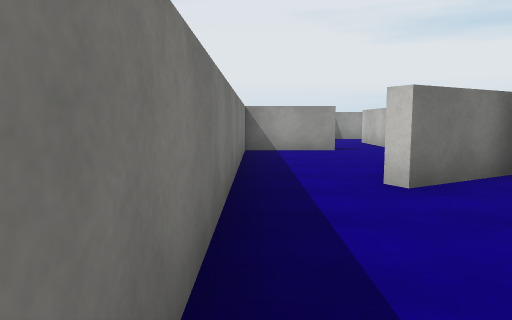
[1] (above)

22 first-person views from a walk through a Unity game level. The camera is 1.3 m above the floor, tilts 6° down and sees 70° across. The floor is counted in squares, 2 m on a side. Each view is taken from the middle of a square. On the plan, view 1 faces up. The plan holds only what a view shows up to about 11 squares ahead; the rest is blank. Surface patterns are stand-ins for the level's own textures.

[2]
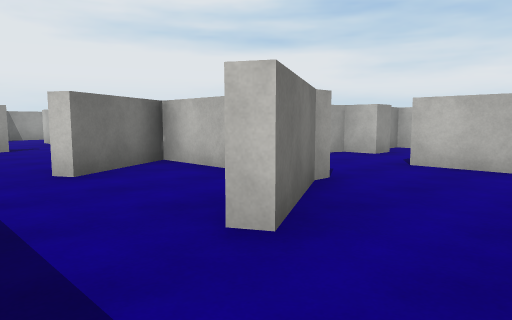

[3]
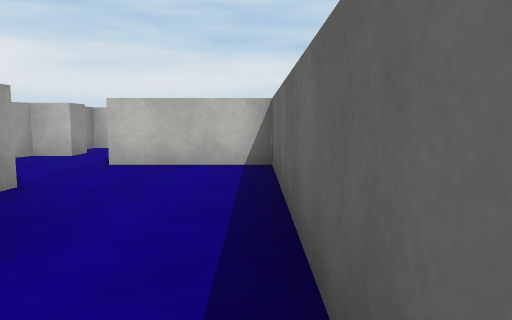

[4]
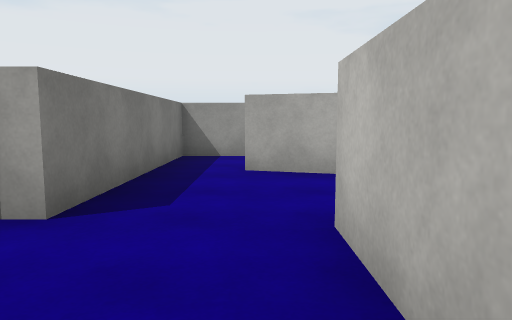

[5]
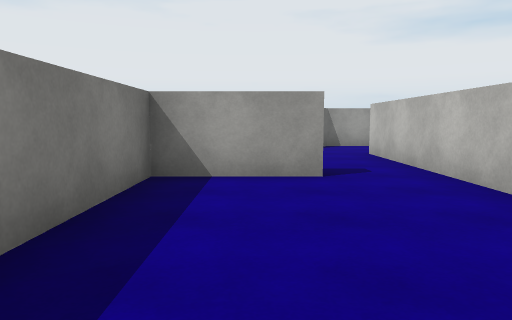

[6]
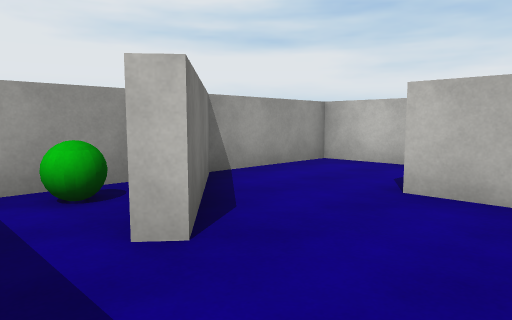

[7]
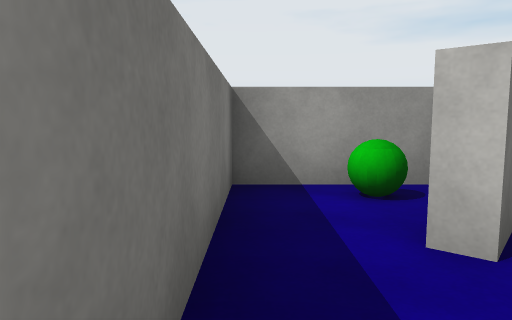

[8]
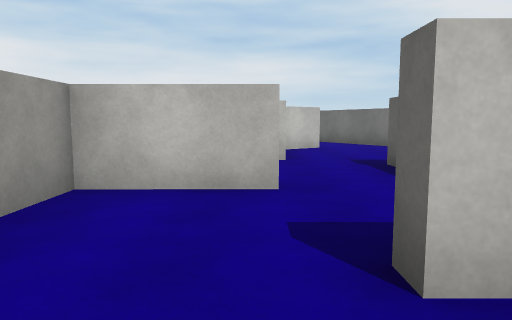

[9]
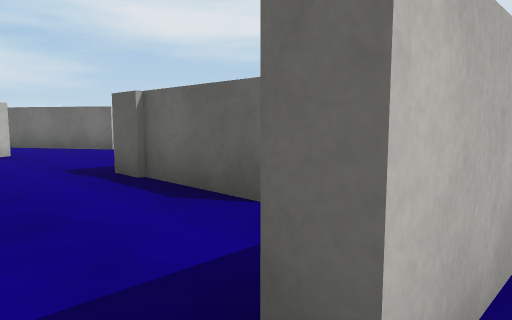

[10]
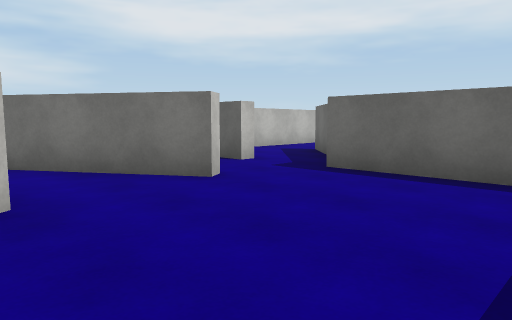

[11]
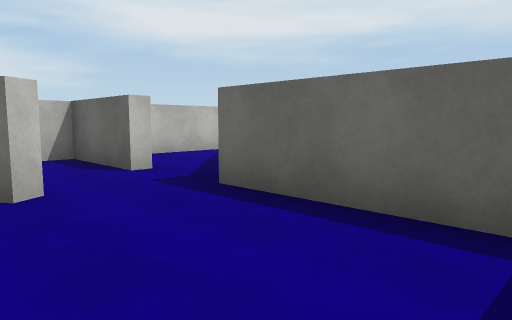

[12]
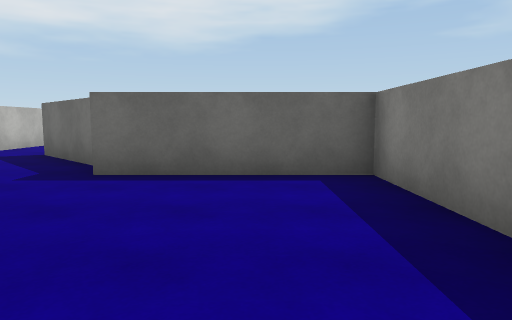

[13]
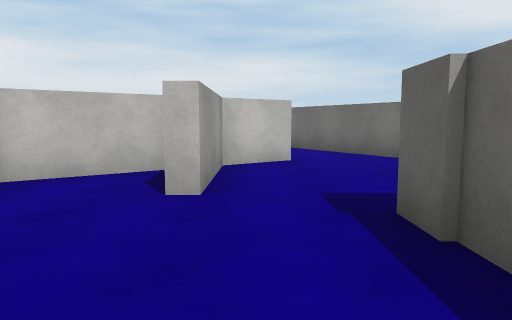

[14]
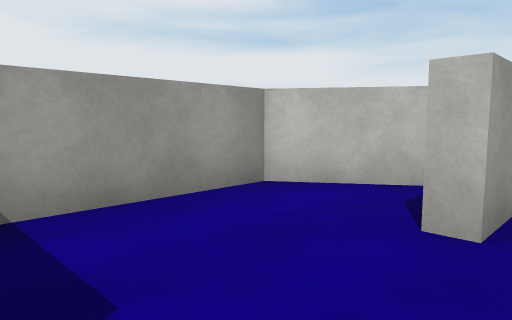

[15]
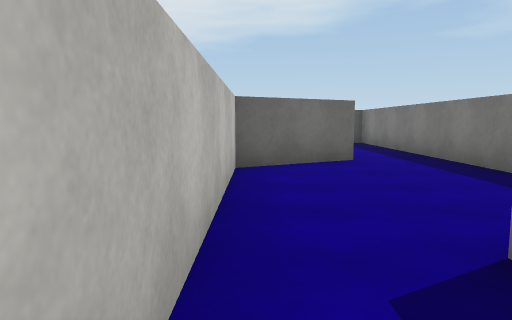

[16]
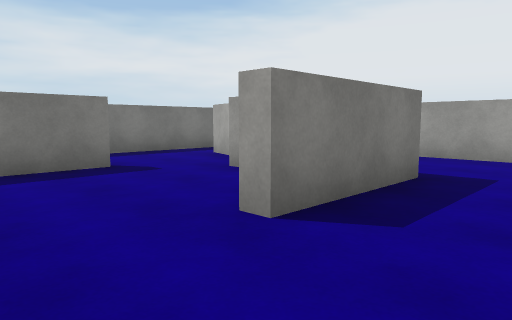

[17]
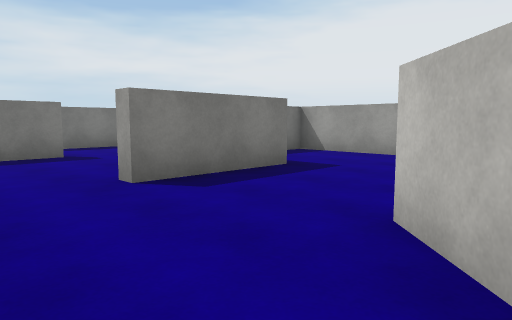

[18]
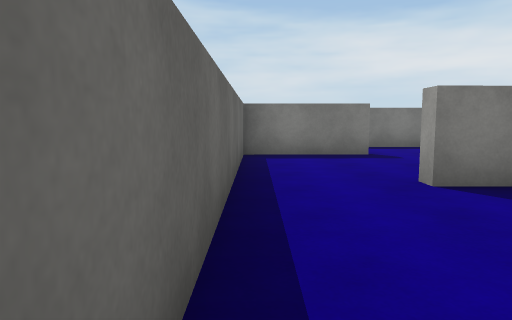

[19]
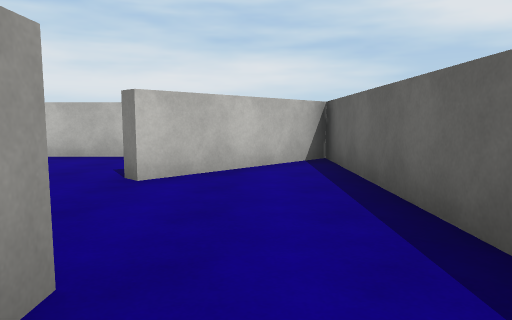

[20]
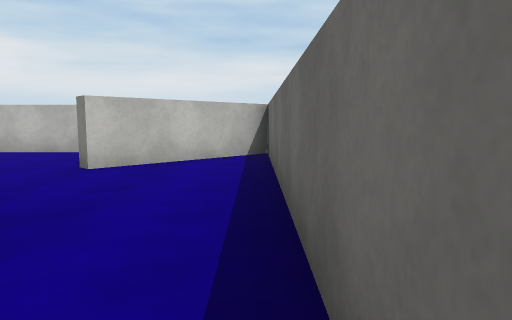

[21]
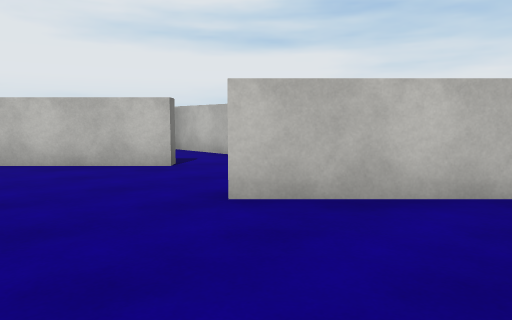

[22]
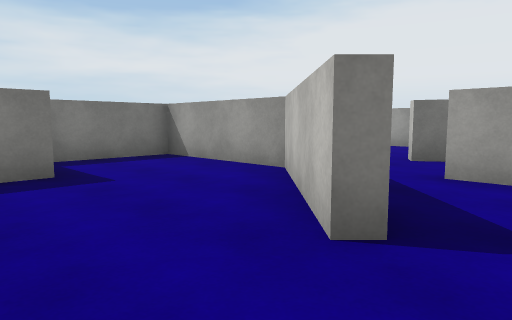

### Floor plan
Key: @ floor where view 1 was taken; # wall or solid block; x gap in a wall; . floor; B green ball; T thing the floor can be seen under or through.
Columns run from 1 left of view 1 to 15 right of it. Each row starts with its distance up from view 1.
 14 ############
 13 #.B#...#...#
 12 #.#....#..###
 11 #....#......#
 10 #....####......#
  9 ###..#  #....###
  8 #....#  #......
  7 #....#  #.....###
  6 #....#######T ..#
  5 #...##. #....T .#
  4 #..###x##.....T.#
  3 #....#..###.....#
  2 #....#....#.....#
  1 #..###.#..#..##.#
  0 #@.....#......###
 -1 #......#........#
 -2  ################

Where each view was taken, in squares from view 1:
view 1: 0 up, 0 right, facing up
view 2: 1 down, 0 right, facing up-right
view 3: 1 down, 0 right, facing right
view 4: 1 down, 5 right, facing up
view 5: 4 up, 1 right, facing up
view 6: 10 up, 0 right, facing up-right
view 7: 10 up, 0 right, facing up
view 8: 12 up, 2 right, facing right
view 9: 12 up, 3 right, facing down-right
view 10: 11 up, 8 right, facing down-right
view 11: 9 up, 8 right, facing down-right
view 12: 11 up, 9 right, facing down
view 13: 11 up, 5 right, facing right
view 14: 11 up, 6 right, facing up-right
view 15: 10 up, 3 right, facing down
view 16: 1 down, 11 right, facing up-left
view 17: 1 down, 13 right, facing up-left
view 18: 1 down, 13 right, facing left
view 19: 0 up, 8 right, facing right
view 20: 1 down, 7 right, facing right
view 21: 1 down, 10 right, facing up-right
view 22: 2 up, 14 right, facing up-left
